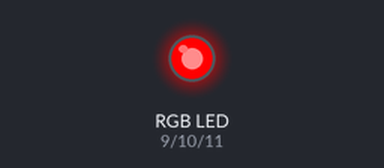
The sketch below on a simulated Arduino Uno, built with avr-gcc and run on an emulated ATmega328P. Parts: an RGB LED mixed from three pins (HIGH = lit).

Above: at 0.05 s.
At 1.5 s:
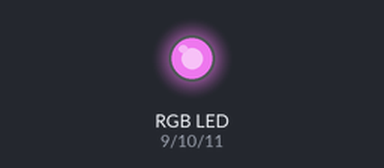
At 3.0 s:
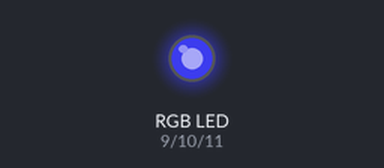
Timing chart, 0 to 6.9 s (numbered marks = the images above):
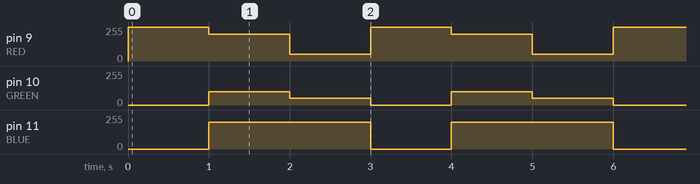

Measured:
- by itself, pin 9 (RED): repeats every 3.0 s: 200/255 1.0 s, 50/255 1.0 s, 255/255 1.0 s
- by itself, pin 10 (GREEN): repeats every 3.0 s: 50/255 1.0 s, 0/255 1.0 s, 100/255 1.0 s
- by itself, pin 11 (BLUE): alternates 200/255 for 2.0 s and 0/255 for 1.0 s

The sketch:

RGB.ino
```cpp
int RED = 9;
int GREEN = 10;
int BLUE = 11;
int R,G,B ;
void setup() {
  // put your setup code here, to run once:
pinMode (RED, OUTPUT);
pinMode (GREEN, OUTPUT);
pinMode (BLUE, OUTPUT);
}

void loop()
{
  analogWrite(RED,255);
  analogWrite(GREEN, 0);
  analogWrite(BLUE,0);
delay(1000);
  analogWrite(RED, 200);
  analogWrite(GREEN, 100);
  analogWrite(BLUE, 200);
delay(1000);
analogWrite(RED, 50);
  analogWrite(GREEN, 50);
  analogWrite(BLUE, 200);
delay(1000);
}
```
